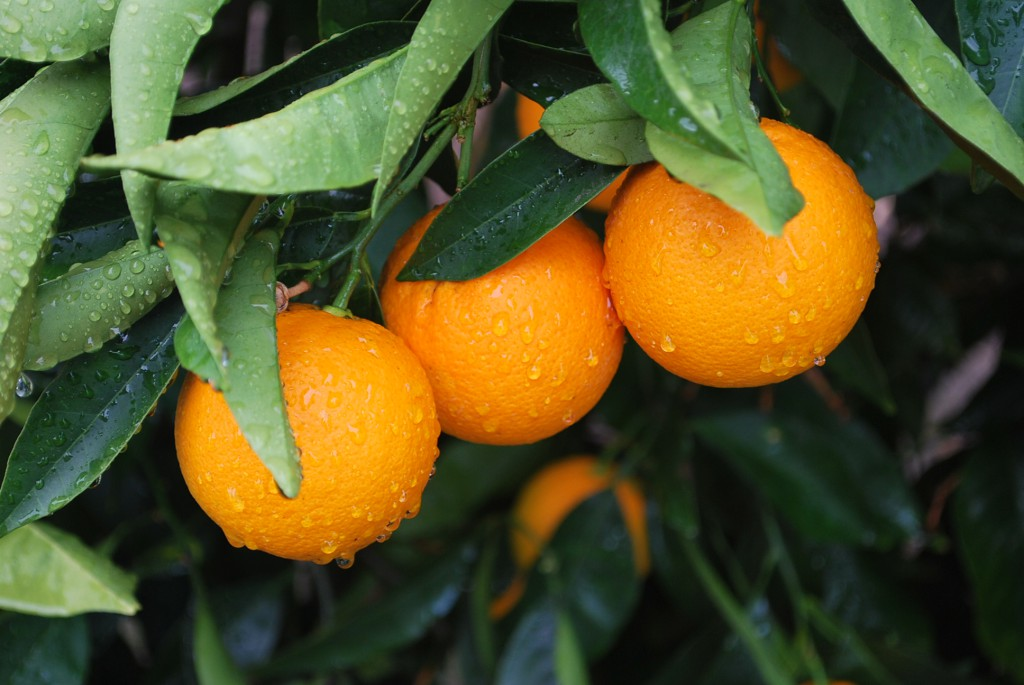
#> input picture lesson2/oranges.jpg, 1024 x 685 px
$ python part7.py
#> lines starting #> are read from the running program, lines starting #| are printed output that depends on the picture; after the words box and inside, x2 and y2 are one past the last pixel; in counts of white or black regions, pixels touching at a corner belong together
import cv2
import numpy as np

img = cv2.imread('oranges.jpg')
#> img is the input picture: shape (685, 1024, 3); mean B, G, R 39.2, 82.4, 85
cv2.imshow('img',img)
img = cv2.cvtColor(img,cv2.COLOR_BGR2HSV)
#> img: shape (685, 1024, 3); mean H, S, V 48.7, 130.7, 100.8

color = 20

color1 = [color-10,110,110]
color2 = [color+10,255,255]

color1 = np.array(color1,dtype=np.uint8)
color2 = np.array(color2,dtype=np.uint8)

mask = cv2.inRange(img,color1,color2)
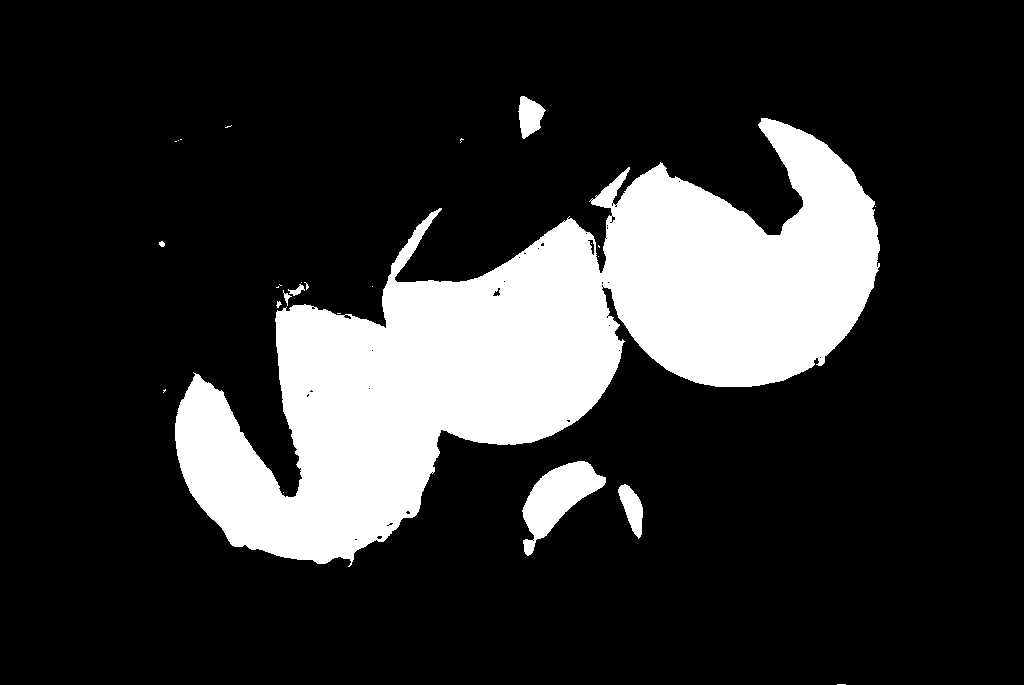
#> mask: shape (685, 1024); 19% white; 26 white regions (18 under 20 px)

contours, hierarchy = cv2.findContours(mask, cv2.RETR_TREE, cv2.CHAIN_APPROX_SIMPLE)
#> contours = 67 contours, 58 with area under 20; largest, box (x1, y1, x2, y2) and area: (175, 118, 880, 567) 126742, (522, 461, 606, 556) 3413, (518, 96, 546, 139) 703, (618, 484, 643, 539) 696, (288, 284, 305, 296) 64

img = cv2.cvtColor(img,cv2.COLOR_HSV2BGR)
for contour in contours:
    if cv2.contourArea(contour) > 100:
        cv2.polylines(img,[contour],True,(255,255,255),2)
#> this loop made 67 passes
#> contour on passes 1, 2, 5, 7, 10, 11, 13, 15, 16, 17, 19, 20: [[837, 684], [845, 684]], [[283, 492]], [[532, 540], [533, 539], [534, 540], [533, 541]], [[337, 313], [340, 313]], [[372, 286]], [[278, 286], [277, 287], [276, 287], [278, 287]], [[279, 284], [280, 285], [281, 285], [280, 285]], [[301, 282]], [[598, 256]], [[598, 245], [598, 246], [599, 247], [599, 246]], [[875, 206]], [[175, 141], [176, 141]]
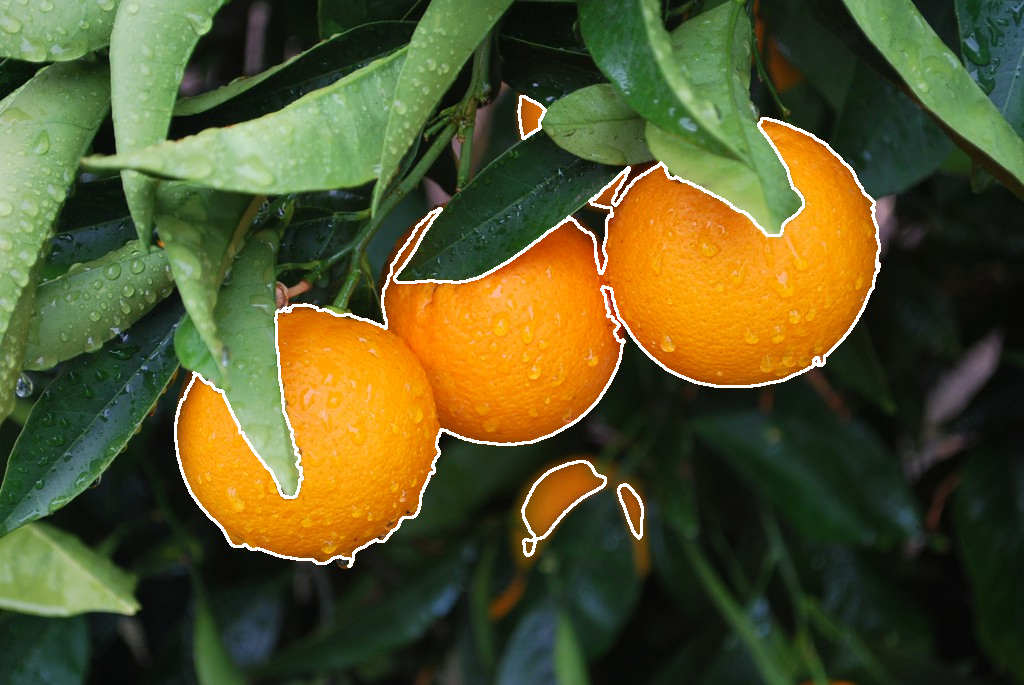
#> img: shape (685, 1024, 3); mean B, G, R 42.6, 85.3, 86.8

cv2.imshow('img',img)
cv2.waitKey(0)
